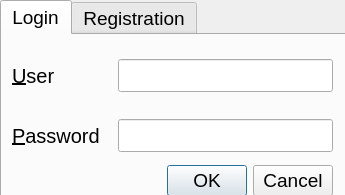
<?xml version="1.0" encoding="UTF-8"?>
<ui version="4.0">
 <class>login</class>
 <widget class="QDialog" name="login">
  <property name="windowModality">
   <enum>Qt::ApplicationModal</enum>
  </property>
  <property name="geometry">
   <rect>
    <x>0</x>
    <y>0</y>
    <width>345</width>
    <height>195</height>
   </rect>
  </property>
  <property name="sizePolicy">
   <sizepolicy hsizetype="Fixed" vsizetype="Fixed">
    <horstretch>0</horstretch>
    <verstretch>0</verstretch>
   </sizepolicy>
  </property>
  <property name="minimumSize">
   <size>
    <width>345</width>
    <height>195</height>
   </size>
  </property>
  <property name="maximumSize">
   <size>
    <width>345</width>
    <height>195</height>
   </size>
  </property>
  <property name="font">
   <font>
    <pointsize>16</pointsize>
   </font>
  </property>
  <property name="windowTitle">
   <string>Dialog</string>
  </property>
  <property name="modal">
   <bool>true</bool>
  </property>
  <widget class="QTabWidget" name="tabWidget">
   <property name="geometry">
    <rect>
     <x>0</x>
     <y>0</y>
     <width>351</width>
     <height>201</height>
    </rect>
   </property>
   <property name="sizePolicy">
    <sizepolicy hsizetype="Fixed" vsizetype="Fixed">
     <horstretch>0</horstretch>
     <verstretch>0</verstretch>
    </sizepolicy>
   </property>
   <property name="font">
    <font>
     <pointsize>14</pointsize>
     <weight>50</weight>
     <bold>false</bold>
    </font>
   </property>
   <property name="focusPolicy">
    <enum>Qt::NoFocus</enum>
   </property>
   <property name="tabShape">
    <enum>QTabWidget::Rounded</enum>
   </property>
   <property name="currentIndex">
    <number>0</number>
   </property>
   <widget class="QWidget" name="tab">
    <property name="toolTip">
     <string/>
    </property>
    <attribute name="title">
     <string>Login</string>
    </attribute>
    <widget class="QWidget" name="horizontalLayoutWidget">
     <property name="geometry">
      <rect>
       <x>10</x>
       <y>20</y>
       <width>321</width>
       <height>41</height>
      </rect>
     </property>
     <layout class="QHBoxLayout" name="horizontalLayout">
      <item>
       <widget class="QLabel" name="label">
        <property name="minimumSize">
         <size>
          <width>100</width>
          <height>0</height>
         </size>
        </property>
        <property name="font">
         <font>
          <pointsize>15</pointsize>
         </font>
        </property>
        <property name="text">
         <string>&amp;User</string>
        </property>
        <property name="buddy">
         <cstring>lineEdit</cstring>
        </property>
       </widget>
      </item>
      <item>
       <widget class="QLineEdit" name="lineEdit">
        <property name="font">
         <font>
          <pointsize>16</pointsize>
         </font>
        </property>
       </widget>
      </item>
     </layout>
    </widget>
    <widget class="QWidget" name="horizontalLayoutWidget_2">
     <property name="geometry">
      <rect>
       <x>10</x>
       <y>80</y>
       <width>321</width>
       <height>41</height>
      </rect>
     </property>
     <layout class="QHBoxLayout" name="horizontalLayout_2">
      <item>
       <widget class="QLabel" name="label_2">
        <property name="minimumSize">
         <size>
          <width>100</width>
          <height>0</height>
         </size>
        </property>
        <property name="font">
         <font>
          <pointsize>15</pointsize>
         </font>
        </property>
        <property name="text">
         <string>&amp;Password</string>
        </property>
        <property name="buddy">
         <cstring>lineEdit_2</cstring>
        </property>
       </widget>
      </item>
      <item>
       <widget class="QLineEdit" name="lineEdit_2">
        <property name="font">
         <font>
          <pointsize>16</pointsize>
         </font>
        </property>
        <property name="echoMode">
         <enum>QLineEdit::Password</enum>
        </property>
       </widget>
      </item>
     </layout>
    </widget>
    <widget class="QDialogButtonBox" name="buttonBox_login">
     <property name="geometry">
      <rect>
       <x>10</x>
       <y>130</y>
       <width>321</width>
       <height>31</height>
      </rect>
     </property>
     <property name="inputMethodHints">
      <set>Qt::ImhNone</set>
     </property>
     <property name="standardButtons">
      <set>QDialogButtonBox::Cancel|QDialogButtonBox::Ok</set>
     </property>
    </widget>
   </widget>
   <widget class="QWidget" name="tab_2">
    <attribute name="title">
     <string>Registration</string>
    </attribute>
    <widget class="QWidget" name="horizontalLayoutWidget_3">
     <property name="geometry">
      <rect>
       <x>10</x>
       <y>50</y>
       <width>321</width>
       <height>41</height>
      </rect>
     </property>
     <layout class="QHBoxLayout" name="horizontalLayout_3">
      <item>
       <widget class="QLabel" name="label_3">
        <property name="minimumSize">
         <size>
          <width>100</width>
          <height>0</height>
         </size>
        </property>
        <property name="font">
         <font>
          <pointsize>15</pointsize>
         </font>
        </property>
        <property name="text">
         <string>&amp;Password</string>
        </property>
        <property name="buddy">
         <cstring>lineEdit_3</cstring>
        </property>
       </widget>
      </item>
      <item>
       <widget class="QLineEdit" name="lineEdit_3">
        <property name="font">
         <font>
          <pointsize>16</pointsize>
         </font>
        </property>
        <property name="echoMode">
         <enum>QLineEdit::Password</enum>
        </property>
       </widget>
      </item>
     </layout>
    </widget>
    <widget class="QWidget" name="horizontalLayoutWidget_4">
     <property name="geometry">
      <rect>
       <x>10</x>
       <y>90</y>
       <width>321</width>
       <height>41</height>
      </rect>
     </property>
     <layout class="QHBoxLayout" name="horizontalLayout_4">
      <item>
       <widget class="QLabel" name="label_4">
        <property name="minimumSize">
         <size>
          <width>100</width>
          <height>0</height>
         </size>
        </property>
        <property name="font">
         <font>
          <pointsize>15</pointsize>
         </font>
        </property>
        <property name="text">
         <string>&amp;Password</string>
        </property>
        <property name="buddy">
         <cstring>lineEdit_4</cstring>
        </property>
       </widget>
      </item>
      <item>
       <widget class="QLineEdit" name="lineEdit_4">
        <property name="font">
         <font>
          <pointsize>16</pointsize>
         </font>
        </property>
        <property name="echoMode">
         <enum>QLineEdit::Password</enum>
        </property>
       </widget>
      </item>
     </layout>
    </widget>
    <widget class="QWidget" name="horizontalLayoutWidget_5">
     <property name="geometry">
      <rect>
       <x>10</x>
       <y>10</y>
       <width>321</width>
       <height>41</height>
      </rect>
     </property>
     <layout class="QHBoxLayout" name="horizontalLayout_5">
      <item>
       <widget class="QLabel" name="label_5">
        <property name="minimumSize">
         <size>
          <width>100</width>
          <height>0</height>
         </size>
        </property>
        <property name="font">
         <font>
          <pointsize>15</pointsize>
         </font>
        </property>
        <property name="text">
         <string>&amp;User</string>
        </property>
        <property name="buddy">
         <cstring>lineEdit_5</cstring>
        </property>
       </widget>
      </item>
      <item>
       <widget class="QLineEdit" name="lineEdit_5">
        <property name="font">
         <font>
          <pointsize>16</pointsize>
         </font>
        </property>
       </widget>
      </item>
     </layout>
    </widget>
    <widget class="QDialogButtonBox" name="buttonBox_registration">
     <property name="geometry">
      <rect>
       <x>10</x>
       <y>130</y>
       <width>321</width>
       <height>31</height>
      </rect>
     </property>
     <property name="standardButtons">
      <set>QDialogButtonBox::Cancel|QDialogButtonBox::Ok</set>
     </property>
    </widget>
   </widget>
  </widget>
 </widget>
 <tabstops>
  <tabstop>lineEdit</tabstop>
  <tabstop>lineEdit_2</tabstop>
  <tabstop>buttonBox_login</tabstop>
  <tabstop>lineEdit_5</tabstop>
  <tabstop>lineEdit_3</tabstop>
  <tabstop>lineEdit_4</tabstop>
  <tabstop>buttonBox_registration</tabstop>
  <tabstop>tabWidget</tabstop>
 </tabstops>
 <resources/>
 <connections/>
</ui>
